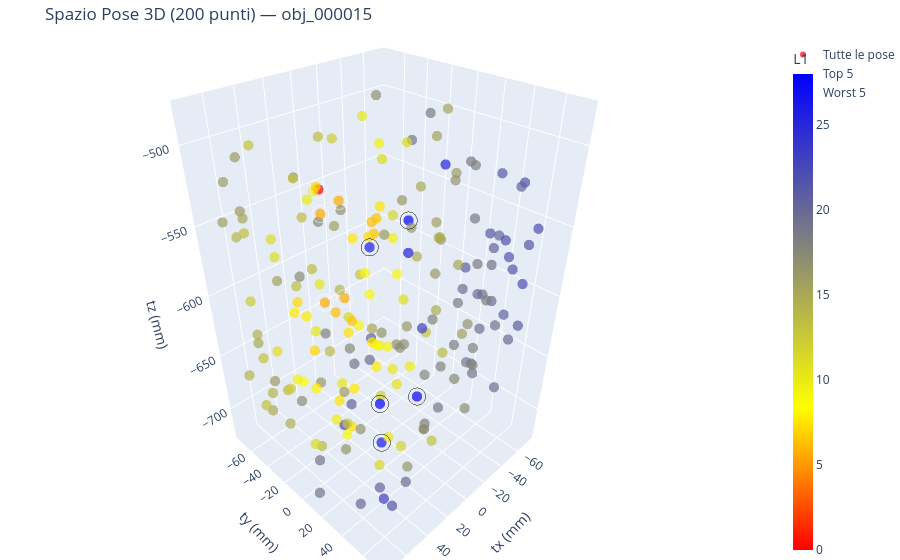

Notebook source saved alongside this figure:
### Code cell
import plotly.graph_objects as go
import pandas as pd
import numpy as np
import torch
from PIL import Image
import matplotlib.pyplot as plt

def visualizza_embedding_3d_plotly(obj_name, dataset="ycbv_translation", token="weighted_pool", grid=2, K=10, W=5):
    df = pd.read_csv(RENDERS / dataset / "gt_poses.csv")
    df = df[df["object"] == obj_name].reset_index(drop=True)
    T = df[["tx", "ty", "tz"]].values 

    img_paths = [RENDERS / img_path for img_path in df["image"]]

    # embedding di riferimento + L1 di ogni posa
    e_ref = extract_features2(Image.open(img_paths[0]).convert("RGB"),
                              token=token, grid=grid)
    L1 = []
    for i in range(len(df)):
        e = extract_features2(Image.open(img_paths[i]).convert("RGB"),
                              token=token, grid=grid)
        L1.append(torch.abs(e_ref - e).sum().item())
    L1 = np.array(L1)

    indici_ordinati = np.argsort(L1)
    indici_top_k = indici_ordinati[:K]
    indici_worst_w = indici_ordinati[-W:][::-1] 
    
    t_ref = T[0]

    custom_colors = [
        [0.0, "red"], 
        [0.3, "yellow"], 
        [1.0, "blue"]
    ]
    
    fig = go.Figure()

    fig.add_trace(go.Scatter3d(
        x=T[:, 0], y=T[:, 1], z=T[:, 2],
        mode='markers',
        marker=dict(
            size=6, color=L1, colorscale=custom_colors,
            colorbar=dict(title="L1", thickness=20),
            opacity=0.7
        ),
        text=[f"Posa: {i}<br>L1: {val:.2f}" for i, val in enumerate(L1)],
        hoverinfo='text+x+y+z',
        name="Tutte le pose"
    ))

    fig.add_trace(go.Scatter3d(
        x=T[indici_top_k, 0], y=T[indici_top_k, 1], z=T[indici_top_k, 2],
        mode='markers',
        marker=dict(
            size=10, color='rgba(0,0,0,0)', line=dict(color='white', width=3) 
        ),
        text=[f"Top {i}<br>Posa: {idx}" for i, idx in enumerate(indici_top_k)],
        hoverinfo='text',
        name=f"Top {K}"
    ))

    fig.add_trace(go.Scatter3d(
        x=T[indici_worst_w, 0], y=T[indici_worst_w, 1], z=T[indici_worst_w, 2],
        mode='markers',
        marker=dict(
            size=10, color='rgba(0,0,0,0)', line=dict(color='black', width=3) 
        ),
        text=[f"Worst {i}<br>Posa: {idx}" for i, idx in enumerate(indici_worst_w)],
        hoverinfo='text',
        name=f"Worst {W}"
    ))

    fig.update_layout(
        title=f"Spazio Pose 3D ({len(df)} punti) — {obj_name}",
        scene=dict(
            xaxis=dict(title='tx (mm)'), yaxis=dict(title='ty (mm)'), zaxis=dict(title='tz (mm)'),
            aspectmode='data'
        ),
        margin=dict(l=0, r=0, b=0, t=40)
    )
    
    fig.show()

    def disegna_griglia(indici, titolo_griglia, is_worst=False):
        n_img = len(indici)
        cols = 5 
        rows = (n_img + cols - 1) // cols 
        
        fig_mat, axes = plt.subplots(rows, cols, figsize=(cols * 3.5, rows * 4))
        fig_mat.suptitle(titolo_griglia, fontsize=16, fontweight='bold', y=1.05)
        
        if n_img > 1: 
            axes = np.array(axes).flatten()
        else: 
            axes = [axes]
            
        for ax_idx, orig_idx in enumerate(indici):
            img = Image.open(img_paths[orig_idx])
            axes[ax_idx].imshow(img)
            axes[ax_idx].axis('off') 
            
            t_corrente = T[orig_idx]
            delta_t = t_corrente - t_ref
            
            if orig_idx == 0:
                titolo = f"TARGET (Posa 0)\nL1: 0.00\nt=({t_ref[0]:.0f}, {t_ref[1]:.0f}, {t_ref[2]:.0f})"
                axes[ax_idx].set_title(titolo, color="red", fontweight="bold", fontsize=10)
            else:
                label_prefisso = "Worst" if is_worst else "Top"
                colore_testo = "black" if not is_worst else "darkred"
                titolo = (f"{label_prefisso} {ax_idx} (Posa: {orig_idx}) | L1: {L1[orig_idx]:.1f}\n"
                          f"Δtx={delta_t[0]:.0f}, Δty={delta_t[1]:.0f}, Δtz={delta_t[2]:.0f}")
                axes[ax_idx].set_title(titolo, fontsize=10, color=colore_testo)
                
        for ax_idx in range(n_img, len(axes)):
            axes[ax_idx].axis('off')

        plt.tight_layout()
        plt.show()

    disegna_griglia(indici_top_k, f"Top {K} pose simili al target")
    disegna_griglia(indici_worst_w, f"Worst {W} pose distanti dal target", is_worst=True)

visualizza_embedding_3d_plotly("obj_000015", grid=2, K=5, W=5)

### Figure 1 — Plotly figure (JSON) as saved in the notebook; plotly's stock layout.template omitted (floating-point values rounded to 4 significant figures; data arrays with more than 128 entries replaced by an {"elided": "..."} marker saying what was removed)
{"data": [{"hoverinfo": "text+x+y+z", "marker": {"color": {"elided": "200 float values"}, "colorbar": {"thickness": 20, "title": {"text": "L1"}}, "colorscale": [[0, "red"], [0.3, "yellow"], [1, "blue"]], "opacity": 0.7, "size": 6}, "mode": "markers", "name": "Tutte le pose", "text": {"elided": "200 str values"}, "type": "scatter3d", "x": {"elided": "200 float values"}, "y": {"elided": "200 float values"}, "z": {"elided": "200 float values"}}, {"hoverinfo": "text", "marker": {"color": "rgba(0,0,0,0)", "line": {"color": "white", "width": 3}, "size": 10}, "mode": "markers", "name": "Top 5", "text": ["Top 0<br>Posa: 0", "Top 1<br>Posa: 114", "Top 2<br>Posa: 183", "Top 3<br>Posa: 21", "Top 4<br>Posa: 20"], "type": "scatter3d", "x": [20.5, 26.01, 11.97, 14.12, 10.71], "y": [-34.46, -27.24, -46.24, -24.26, -26.67], "z": [-530.6, -541.7, -622.1, -536.4, -609.1]}, {"hoverinfo": "text", "marker": {"color": "rgba(0,0,0,0)", "line": {"color": "black", "width": 3}, "size": 10}, "mode": "markers", "name": "Worst 5", "text": ["Worst 0<br>Posa: 47", "Worst 1<br>Posa: 2", "Worst 2<br>Posa: 137", "Worst 3<br>Posa: 13", "Worst 4<br>Posa: 49"], "type": "scatter3d", "x": [72.03, 46.89, 48.07, 74.43, 58.37], "y": [68.44, 61.79, 72.13, 71.98, 48.26], "z": [-596.5, -504.7, -605.3, -620.3, -519.5]}], "layout": {"margin": {"b": 0, "l": 0, "r": 0, "t": 40}, "scene": {"aspectmode": "data", "xaxis": {"title": {"text": "tx (mm)"}}, "yaxis": {"title": {"text": "ty (mm)"}}, "zaxis": {"title": {"text": "tz (mm)"}}}, "title": {"text": "Spazio Pose 3D (200 punti) — obj_000015"}}}
